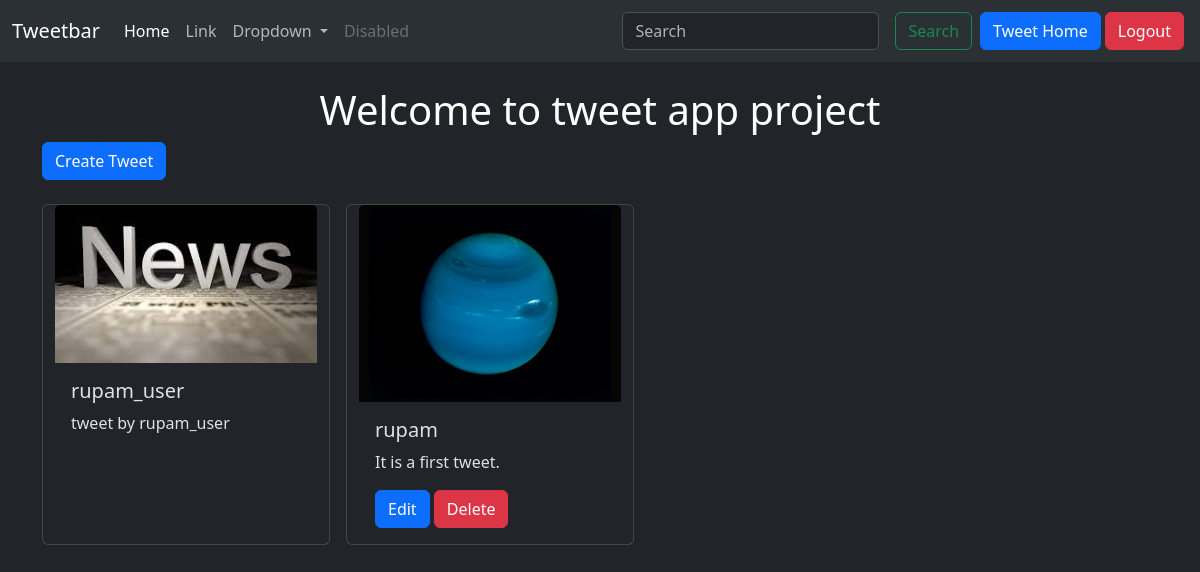
The page /tweet/ (signed in) on the database its author committed.
### tweetapp/models.py (models this page shows, shortened)
class Tweet(models.Model):
    user = models.ForeignKey(User, on_delete=models.CASCADE)
    text = models.TextField(max_length=240)
    photo = models.ImageField(upload_to='photos/', blank=True, null=True)
    created_at = models.DateTimeField(auto_now_add=True)
    updated_at = models.DateTimeField(auto_now=True)

### tweetapp/views.py (the view)
# urls.py: path('', views.tweet_list, name='tweet_list'),
def tweet_list(request):
    tweets = Tweet.objects.all().order_by('-created_at')
    return render(request, 'tweet_list.html', {'tweets': tweets})

### tweetapp/templates/tweet_list.html (shortened to what this page needs)
{% extends 'layout.html' %}
{% block content %}
  <h1 class="text-center text-white mt-4">Welcome to tweet app project</h1>
  <a class="btn btn-primary mb-4" href="{% url 'tweet_create' %}">Create Tweet</a>
  <div class="container row gap-3">
    {% for tweet in tweets %}
      <div class="card" style="width: 18rem;">
        <img class="card-img-top" src="{{ tweet.photo.url }}" alt="Card image cap" />
        <div class="card-body">
          <h5 class="card-title">{{ tweet.user.username }}</h5>
          <p class="card-text">{{ tweet.text }}</p>
          {% if tweet.user == user %}
            <a href="{% url 'tweet_edit' tweet.id %}" class="btn btn-primary">Edit</a>
            <a href="{% url 'tweet_delete' tweet.id %}" class="btn btn-danger">Delete</a>
          {% endif %}
        </div>
      </div>
    {% endfor %}
  </div>
{% endblock %}

### rows shown on the page
Tweet: photo (picture), user.username "rupam_user", text "tweet by rupam_user"
Tweet: photo (picture), user.username "rupam", text "It is a first tweet.", shows "Edit"
